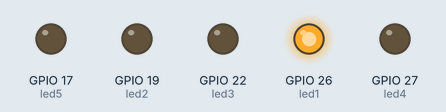
Simulated run of this program. Board: Raspberry Pi (BCM pin numbers). On the bench: output pins drawn as LEDs (lit = HIGH).

Above: at 0.5 s.
At 1.5 s:
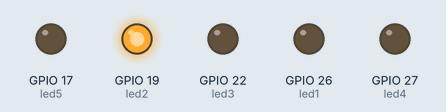
At 2.5 s:
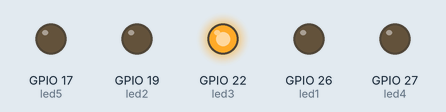
At 3.5 s:
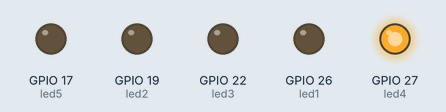
At 4.5 s:
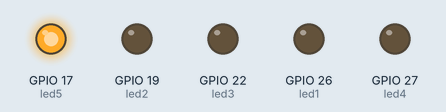
Timing chart, 0 to 6.5 s (numbered marks = the images above):
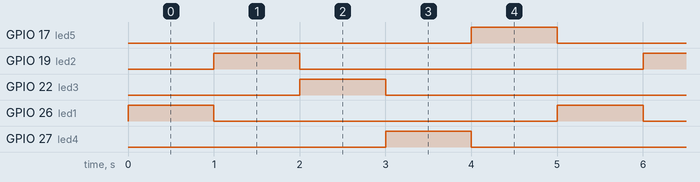

The program:

signalizacija3.py
```python
# encoding: utf-8
import gpiozero
import time

led1 = gpiozero.LED(26)
led2 = gpiozero.LED(19)
led3 = gpiozero.LED(22)
led4 = gpiozero.LED(27)
led5 = gpiozero.LED(17)

# poskrbimo, da so vse LED diode ugasnjene
led1.off()
led2.off()
led3.off()
led4.off()
led5.off()

while True:
    led5.off()
    led1.on()
    time.sleep(1)

    led1.off()
    led2.on()
    time.sleep(1)

    led2.off()
    led3.on()
    time.sleep(1)

    led3.off()
    led4.on()
    time.sleep(1)

    led4.off()
    led5.on()
    time.sleep(1)
```

Measured:
- by itself, GPIO 17 (led5), GPIO 19 (led2), GPIO 22 (led3), GPIO 26 (led1), GPIO 27 (led4): alternates HIGH for 1.0 s and LOW for 4.0 s
- by itself, everything shown: repeats every 5.0 s, in 5 steps
